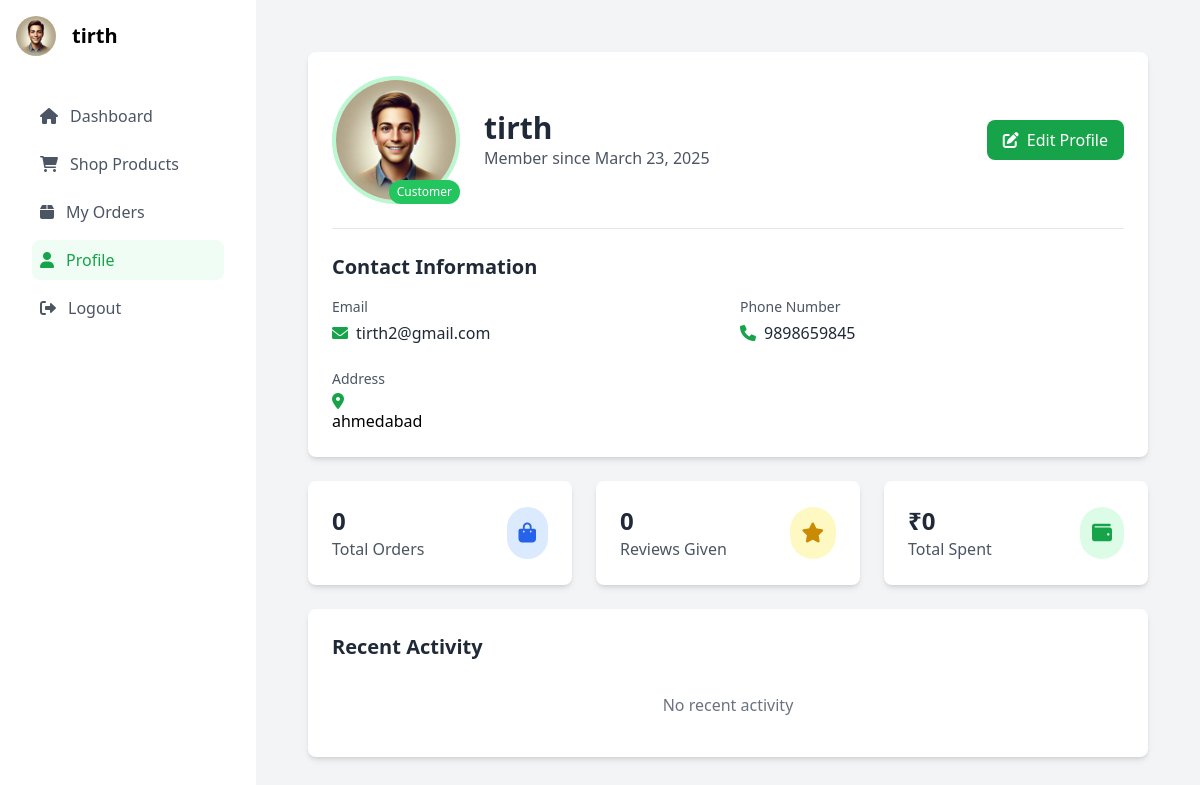
The page /customer/profile/ (signed in) on the database as committed earlier.
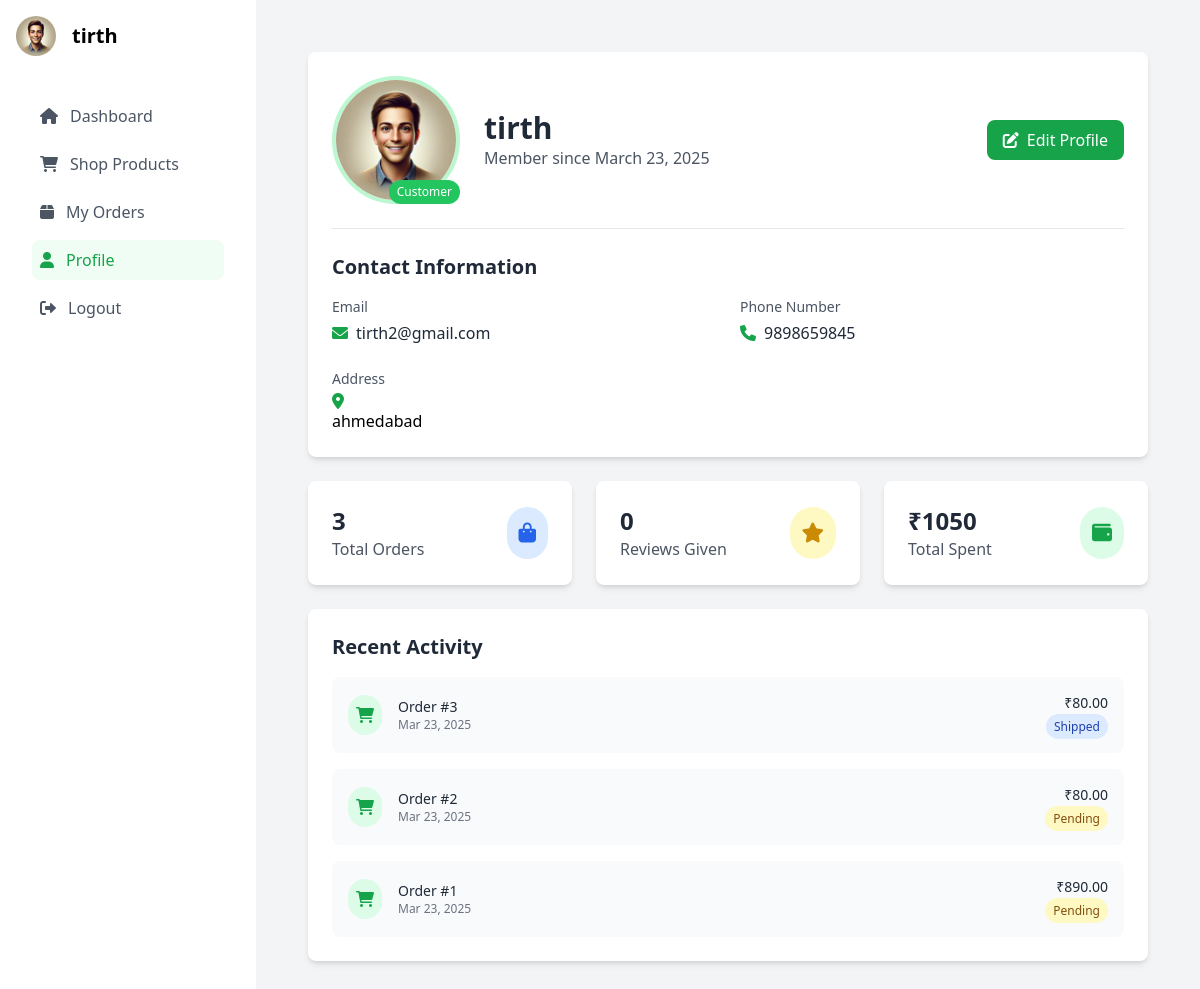
The same page on the database as committed later.
### api/models.py (models this page shows, shortened)
class Order(models.Model):
    STATUS_CHOICES = [
        ('Pending', 'Pending'),
        ('Shipped', 'Shipped'),
        ('Delivered', 'Delivered'),
        ('Cancelled', 'Cancelled'),
    ]
    PAYMENT_STATUS_CHOICES = [
        ('Pending', 'Pending'),
        ('Completed', 'Completed'),
        ('Failed', 'Failed'),
    ]
    order_id = models.AutoField(primary_key=True)
    customer = models.ForeignKey(User, on_delete=models.CASCADE)
    total_price = models.DecimalField(max_digits=10, decimal_places=2)
    order_date = models.DateTimeField(auto_now_add=True)
    order_status = models.CharField(max_length=20, choices=STATUS_CHOICES, default='Pending')
    placed_at = models.DateTimeField(auto_now_add=True)
    payment_status = models.CharField(max_length=20, choices=PAYMENT_STATUS_CHOICES, default='Pending')

### api/views.py (the view)
# urls.py: path('customer/profile/', views.customer_profile, name='customer_profile'),
@login_required
def customer_profile(request):
    if request.user.role != 'Customer':
        messages.error(request, 'Only customers can view this profile.')
        return redirect('home')
    try:
        customer_profile = CustomerProfile.objects.get(user=request.user)
    except CustomerProfile.DoesNotExist:
        customer_profile = CustomerProfile.objects.create(user=request.user)
    orders = Order.objects.filter(customer=request.user).exclude(order_status='Cart')
    total_orders = orders.count()
    total_spent = orders.aggregate(total=Sum('total_price'))['total'] or 0
    recent_orders = orders.order_by('-placed_at')[:5]
    total_reviews = Review.objects.filter(customer=request.user).count()
    context = {
        'customer_profile': customer_profile,
        'total_orders': total_orders,
        'total_reviews': total_reviews,
        'total_spent': total_spent,
        'recent_orders': recent_orders,
    }
    return render(request, 'customer/profile.html', context)

### templates/customer/profile.html (shortened to what the changed rows need)
{% extends 'customer/customer_base.html' %}
{% block content %}
<div class="flex flex-col p-5">
    <div class="bg-white rounded-lg shadow-md p-6 mb-6">
        <div class="flex items-center justify-between mb-6">
            <div class="flex items-center">
                <div class="ml-6">
                    <h1 class="text-3xl font-bold text-gray-800">{{ user.full_name }}</h1>
                </div>
            </div>
        </div>
        <div class="border-t pt-6">
            <h2 class="text-xl font-semibold text-gray-800 mb-4">Contact Information</h2>
        </div>
    </div>
    <div class="grid grid-cols-1 md:grid-cols-3 gap-6 mb-6">
        <div class="bg-white rounded-lg shadow-md p-6">
            <div class="flex items-center justify-between">
                <div>
                    <p class="text-2xl font-bold text-gray-800">{{ total_orders|default:"0" }}</p>
                    <p class="text-gray-600">Total Orders</p>
                </div>
            </div>
        </div>
        <div class="bg-white rounded-lg shadow-md p-6">
            <div class="flex items-center justify-between">
                <div>
                    <p class="text-2xl font-bold text-gray-800">₹{{ total_spent|default:"0" }}</p>
                    <p class="text-gray-600">Total Spent</p>
                </div>
            </div>
        </div>
    </div>
    <div class="bg-white rounded-lg shadow-md p-6">
        <h2 class="text-xl font-semibold text-gray-800 mb-4">Recent Activity</h2>
        {% if recent_orders %}
            <div class="space-y-4">
                {% for order in recent_orders %}
                <div class="flex items-center justify-between p-4 bg-gray-50 rounded-lg">
                    <div class="flex items-center">
                        <div class="p-2 bg-green-100 rounded-full">
                            <i class="fas fa-shopping-cart text-green-600"></i>
                        </div>
                        <div class="ml-4">
                            <p class="text-sm font-medium text-gray-800">Order #{{ order.order_id }}</p>
                            <p class="text-xs text-gray-500">{{ order.placed_at|date:"M d, Y" }}</p>
                        </div>
                    </div>
                    <div class="text-right">
                        <p class="text-sm font-medium text-gray-800">₹{{ order.total_price }}</p>
                        <span class="text-xs px-2 py-1 rounded-full
                            {% if order.order_status == 'Delivered' %}bg-green-100 text-green-800
                            {% elif order.order_status == 'Pending' %}bg-yellow-100 text-yellow-800
                            {% elif order.order_status == 'Cancelled' %}bg-red-100 text-red-800
                            {% else %}bg-blue-100 text-blue-800{% endif %}">
                            {{ order.order_status }}
                        </span>
                    </div>
                </div>
                {% endfor %}
            </div>
        {% else %}
            <p class="text-gray-500 text-center py-4">No recent activity</p>
        {% endif %}
    </div>
</div>
{% endblock %}

Rows that differ between the two databases and show on the page:
added Order: order_id "3", placed_at "Mar 23, 2025", total_price "80.00", order_status "Shipped"
added Order: order_id "2", placed_at "Mar 23, 2025", total_price "80.00", order_status "Pending"
now on this page (row edited): Order: order_id "1", placed_at "Mar 23, 2025", total_price "890.00", order_status "Pending"
Other text that changed with them:
{{ total_orders|default:"0" }}: "0" → "3"
{{ total_spent|default:"0" }}: "0" → "1050"
text no longer shown: "No recent activity"
